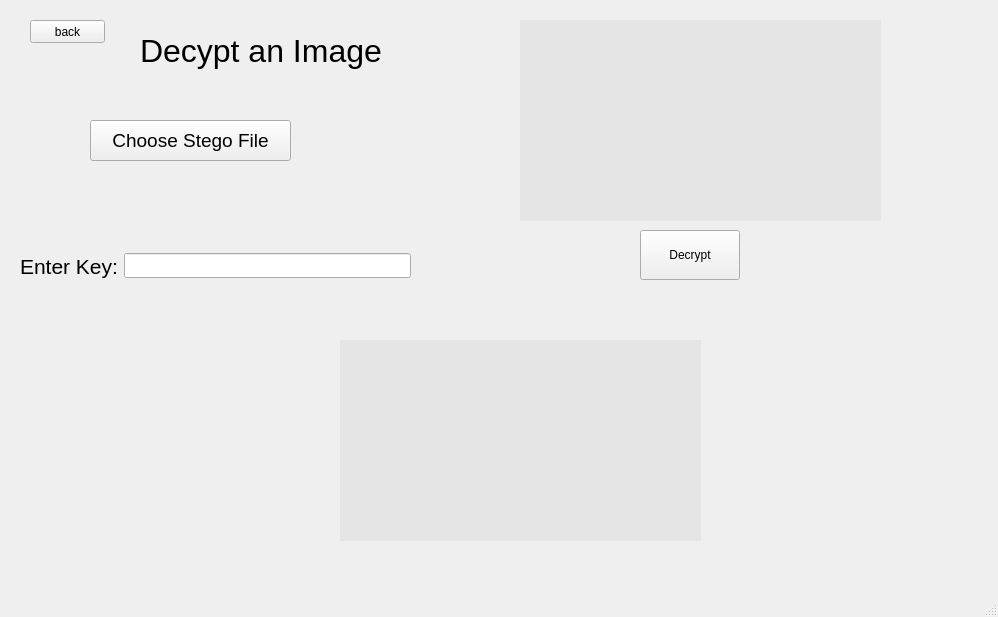
<?xml version="1.0" encoding="UTF-8"?>
<ui version="4.0">
 <class>MainWindow</class>
 <widget class="QMainWindow" name="MainWindow">
  <property name="geometry">
   <rect>
    <x>0</x>
    <y>0</y>
    <width>998</width>
    <height>617</height>
   </rect>
  </property>
  <property name="windowTitle">
   <string>MainWindow</string>
  </property>
  <widget class="QWidget" name="centralwidget">
   <widget class="QStackedWidget" name="stackedWidget">
    <property name="geometry">
     <rect>
      <x>20</x>
      <y>10</y>
      <width>911</width>
      <height>561</height>
     </rect>
    </property>
    <property name="minimumSize">
     <size>
      <width>0</width>
      <height>0</height>
     </size>
    </property>
    <property name="currentIndex">
     <number>2</number>
    </property>
    <widget class="QWidget" name="page">
     <widget class="QWidget" name="verticalLayoutWidget">
      <property name="geometry">
       <rect>
        <x>330</x>
        <y>160</y>
        <width>261</width>
        <height>251</height>
       </rect>
      </property>
      <layout class="QVBoxLayout" name="verticalLayout">
       <property name="topMargin">
        <number>0</number>
       </property>
       <item>
        <widget class="QPushButton" name="pushButton">
         <property name="enabled">
          <bool>true</bool>
         </property>
         <property name="sizePolicy">
          <sizepolicy hsizetype="Expanding" vsizetype="Maximum">
           <horstretch>0</horstretch>
           <verstretch>0</verstretch>
          </sizepolicy>
         </property>
         <property name="minimumSize">
          <size>
           <width>0</width>
           <height>40</height>
          </size>
         </property>
         <property name="text">
          <string>Encrypt</string>
         </property>
        </widget>
       </item>
       <item>
        <widget class="QPushButton" name="pushButton_2">
         <property name="minimumSize">
          <size>
           <width>0</width>
           <height>40</height>
          </size>
         </property>
         <property name="text">
          <string>Decrypt</string>
         </property>
        </widget>
       </item>
      </layout>
     </widget>
     <widget class="QLabel" name="label">
      <property name="geometry">
       <rect>
        <x>140</x>
        <y>30</y>
        <width>631</width>
        <height>61</height>
       </rect>
      </property>
      <property name="font">
       <font>
        <pointsize>24</pointsize>
       </font>
      </property>
      <property name="text">
       <string>Select Option to Encrypt or Decrypt</string>
      </property>
     </widget>
    </widget>
    <widget class="QWidget" name="page_2">
     <widget class="QWidget" name="horizontalLayoutWidget">
      <property name="geometry">
       <rect>
        <x>50</x>
        <y>340</y>
        <width>331</width>
        <height>52</height>
       </rect>
      </property>
      <layout class="QHBoxLayout" name="horizontalLayout">
       <item>
        <widget class="QLabel" name="label_2">
         <property name="font">
          <font>
           <pointsize>16</pointsize>
          </font>
         </property>
         <property name="text">
          <string>Enter Key:</string>
         </property>
        </widget>
       </item>
       <item>
        <widget class="QLineEdit" name="lineEdit">
         <property name="minimumSize">
          <size>
           <width>0</width>
           <height>25</height>
          </size>
         </property>
        </widget>
       </item>
      </layout>
     </widget>
     <widget class="QPushButton" name="pushButton_3">
      <property name="geometry">
       <rect>
        <x>100</x>
        <y>50</y>
        <width>121</width>
        <height>31</height>
       </rect>
      </property>
      <property name="text">
       <string>Choose Original File</string>
      </property>
     </widget>
     <widget class="QPushButton" name="pushButton_4">
      <property name="geometry">
       <rect>
        <x>190</x>
        <y>420</y>
        <width>100</width>
        <height>50</height>
       </rect>
      </property>
      <property name="text">
       <string>Encypt</string>
      </property>
     </widget>
     <widget class="QLabel" name="label_3">
      <property name="geometry">
       <rect>
        <x>250</x>
        <y>0</y>
        <width>321</width>
        <height>61</height>
       </rect>
      </property>
      <property name="font">
       <font>
        <pointsize>24</pointsize>
       </font>
      </property>
      <property name="text">
       <string>Encrypt an Image</string>
      </property>
     </widget>
     <widget class="QPushButton" name="pushButton_7">
      <property name="geometry">
       <rect>
        <x>10</x>
        <y>10</y>
        <width>75</width>
        <height>23</height>
       </rect>
      </property>
      <property name="text">
       <string>back</string>
      </property>
     </widget>
     <widget class="QLabel" name="lbl">
      <property name="geometry">
       <rect>
        <x>30</x>
        <y>100</y>
        <width>261</width>
        <height>191</height>
       </rect>
      </property>
      <property name="styleSheet">
       <string notr="true">background-color:rgba(128,128,128,0.1)</string>
      </property>
      <property name="frameShadow">
       <enum>QFrame::Raised</enum>
      </property>
      <property name="text">
       <string/>
      </property>
      <property name="alignment">
       <set>Qt::AlignCenter</set>
      </property>
     </widget>
     <widget class="QLabel" name="lbl_cover">
      <property name="geometry">
       <rect>
        <x>580</x>
        <y>100</y>
        <width>261</width>
        <height>201</height>
       </rect>
      </property>
      <property name="styleSheet">
       <string notr="true">background-color:rgba(128,128,128,0.1)</string>
      </property>
      <property name="frameShadow">
       <enum>QFrame::Raised</enum>
      </property>
      <property name="text">
       <string/>
      </property>
      <property name="alignment">
       <set>Qt::AlignCenter</set>
      </property>
     </widget>
     <widget class="QPushButton" name="pushButton_cover">
      <property name="geometry">
       <rect>
        <x>640</x>
        <y>50</y>
        <width>131</width>
        <height>30</height>
       </rect>
      </property>
      <property name="text">
       <string>Choose Cover File</string>
      </property>
     </widget>
     <widget class="QLabel" name="lbl_stego">
      <property name="geometry">
       <rect>
        <x>570</x>
        <y>340</y>
        <width>271</width>
        <height>191</height>
       </rect>
      </property>
      <property name="styleSheet">
       <string notr="true">background-color:rgba(128,128,128,0.1)</string>
      </property>
      <property name="frameShadow">
       <enum>QFrame::Raised</enum>
      </property>
      <property name="text">
       <string/>
      </property>
      <property name="alignment">
       <set>Qt::AlignCenter</set>
      </property>
     </widget>
    </widget>
    <widget class="QWidget" name="page_3">
     <widget class="QPushButton" name="pushButton_6">
      <property name="geometry">
       <rect>
        <x>620</x>
        <y>220</y>
        <width>100</width>
        <height>50</height>
       </rect>
      </property>
      <property name="text">
       <string>Decrypt</string>
      </property>
     </widget>
     <widget class="QPushButton" name="pushButton_5">
      <property name="geometry">
       <rect>
        <x>70</x>
        <y>110</y>
        <width>201</width>
        <height>41</height>
       </rect>
      </property>
      <property name="font">
       <font>
        <pointsize>14</pointsize>
       </font>
      </property>
      <property name="text">
       <string>Choose Stego File</string>
      </property>
     </widget>
     <widget class="QWidget" name="horizontalLayoutWidget_2">
      <property name="geometry">
       <rect>
        <x>0</x>
        <y>230</y>
        <width>391</width>
        <height>52</height>
       </rect>
      </property>
      <layout class="QHBoxLayout" name="horizontalLayout_2">
       <item>
        <widget class="QLabel" name="label_5">
         <property name="font">
          <font>
           <pointsize>16</pointsize>
          </font>
         </property>
         <property name="text">
          <string>Enter Key:</string>
         </property>
        </widget>
       </item>
       <item>
        <widget class="QLineEdit" name="lineEdit_2">
         <property name="minimumSize">
          <size>
           <width>0</width>
           <height>25</height>
          </size>
         </property>
        </widget>
       </item>
      </layout>
     </widget>
     <widget class="QLabel" name="label_4">
      <property name="geometry">
       <rect>
        <x>120</x>
        <y>10</y>
        <width>321</width>
        <height>61</height>
       </rect>
      </property>
      <property name="font">
       <font>
        <pointsize>24</pointsize>
       </font>
      </property>
      <property name="text">
       <string>Decypt an Image</string>
      </property>
     </widget>
     <widget class="QPushButton" name="pushButton_8">
      <property name="geometry">
       <rect>
        <x>10</x>
        <y>10</y>
        <width>75</width>
        <height>23</height>
       </rect>
      </property>
      <property name="text">
       <string>back</string>
      </property>
     </widget>
     <widget class="QLabel" name="lbl_2">
      <property name="geometry">
       <rect>
        <x>320</x>
        <y>330</y>
        <width>361</width>
        <height>201</height>
       </rect>
      </property>
      <property name="styleSheet">
       <string notr="true">background-color:rgba(128,128,128,0.1)</string>
      </property>
      <property name="frameShadow">
       <enum>QFrame::Raised</enum>
      </property>
      <property name="text">
       <string/>
      </property>
      <property name="alignment">
       <set>Qt::AlignCenter</set>
      </property>
     </widget>
     <widget class="QLabel" name="lbl_cover_2">
      <property name="geometry">
       <rect>
        <x>500</x>
        <y>10</y>
        <width>361</width>
        <height>201</height>
       </rect>
      </property>
      <property name="styleSheet">
       <string notr="true">background-color:rgba(128,128,128,0.1)</string>
      </property>
      <property name="frameShadow">
       <enum>QFrame::Raised</enum>
      </property>
      <property name="text">
       <string/>
      </property>
      <property name="alignment">
       <set>Qt::AlignCenter</set>
      </property>
     </widget>
    </widget>
   </widget>
  </widget>
  <widget class="QStatusBar" name="statusbar"/>
 </widget>
 <resources/>
 <connections/>
</ui>
